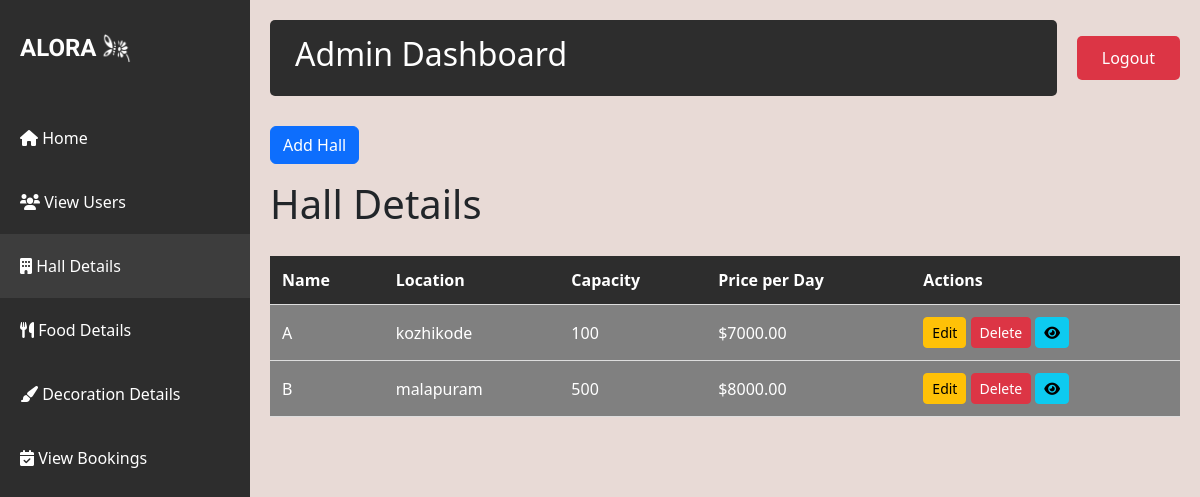
The app's page /hall_details/ (signed in), older data.
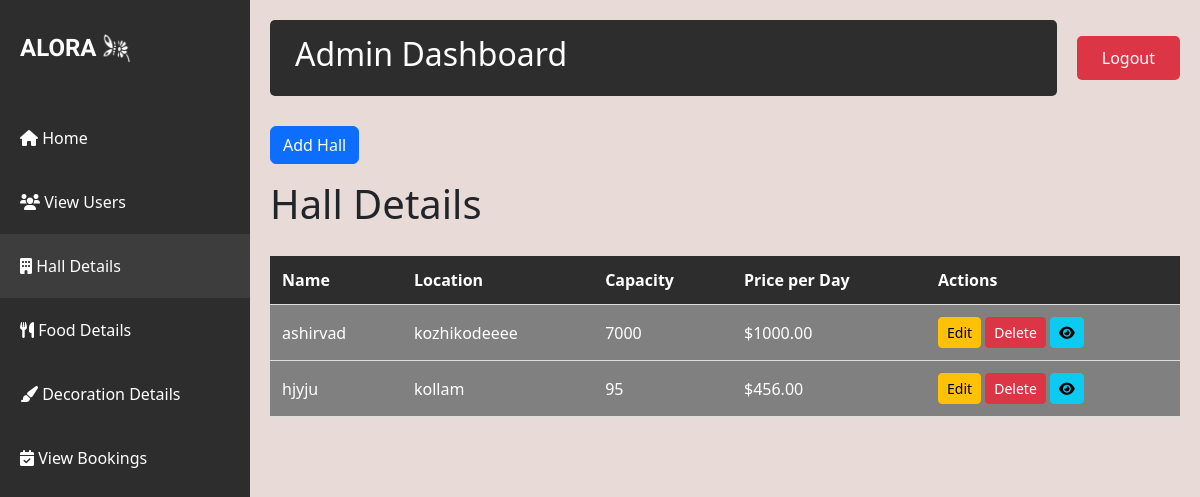
The same page, newer data.
### app/models.py (models this page shows)
class Halls(models.Model):
    name=models.CharField(max_length=100)
    location=models.CharField(max_length=200)
    capacity=models.IntegerField()
    price_per_day=models.DecimalField(max_digits=10,decimal_places=2)
    photo_url=models.ImageField(upload_to='images/')
    description=models.TextField(blank=True,null=True)

### app/views.py (the view)
# urls.py: path('hall_details/',views.hall_details,name='hall_details'),
@login_required(login_url='login')
def hall_details(request):
    halls=Halls.objects.all()
    return render(request,'hall_details.html',{'halls':halls})

### templates/hall_details.html (shortened to what this page needs)
<!DOCTYPE html>
<html lang="en">
<head>
    {% load static %}
    <link href="https://cdn.jsdelivr.net/npm/bootstrap@5.3.0/dist/css/bootstrap.min.css" rel="stylesheet">
    <link rel="stylesheet" href="https://cdnjs.cloudflare.com/ajax/libs/font-awesome/6.0.0-beta3/css/all.min.css">
</head>
<body>
    <div class="sidebar">
        <div class="logo-container">
            <div class="logo">ALORA</div>
            <img src="{% static 'alora_icon.png' %}" alt="Light Bulb" class="logo-image">
        </div>
        <nav class="nav flex-column">
            <a class="nav-link" href="{% url 'admin_dash' %}">
                <i class="fas fa-home"></i> Home
            </a>
            <a class="nav-link" href="{% url 'view_users' %}">
                <i class="fas fa-users"></i> View Users
            </a>
            <a class="nav-link active" href="{% url 'hall_details' %}">
                <i class="fas fa-building"></i> Hall Details
            </a>
            <a class="nav-link" href="{% url 'food_details' %}">
                <i class="fas fa-utensils"></i> Food Details
            </a>
            <a class="nav-link" href="{% url 'decoration_details' %}">
                <i class="fas fa-paint-brush"></i> Decoration Details
            </a>
            <a class="nav-link" href="{% url 'admin_view_booking' %}">
                <i class="fas fa-calendar-check"></i> View Bookings
            </a>
        </nav>
    </div>
    <div class="main-content">
        <div class="top-nav">
            <div class="welcome-section">
                <h2>Admin Dashboard</h2>
            </div>
            <a href="{% url 'logout' %}" class="logout-btn">Logout</a>
        </div>
        <a href="{% url 'add_hall' %}" class="btn btn-primary mb-3">Add Hall</a>
        <h1>Hall Details</h1>
        <div class="table-responsive">
            <table class="hall-table">
                <thead>
                    <tr>
                        <th>Name</th>
                        <th>Location</th>
                        <th>Capacity</th>
                        <th>Price per Day</th>
                        <th>Actions</th>
                    </tr>
                </thead>
                <tbody>
                    {% for hall in halls %}
                    <tr>
                        <td>{{ hall.name }}</td>
                        <td>{{ hall.location }}</td>
                        <td>{{ hall.capacity }}</td>
                        <td>${{ hall.price_per_day }}</td>
                        <td>
                            <a href="{% url 'update_hall' hall.id %}" class="btn btn-warning btn-sm">Edit</a>
                            <a href="#" class="btn btn-danger btn-sm" onclick="openDeleteModal('{{ hall.id }}', '{{ hall.name }}');">
                                Delete
                            </a>
                            <a href="{% url 'view_hall' hall.id %}" class="btn btn-info btn-sm" title="View Hall Details">
                                <i class="fas fa-eye"></i>
                            </a>
                        </td>
                    </tr>
                    {% endfor %}
                </tbody>
            </table>
        </div>
    </div>
</body>
</html>

Row changes from the older to the newer data that the page shows:
removed Halls: name "A", location "kozhikode", capacity "100", price_per_day "7000.00"
removed Halls: name "B", location "malapuram", capacity "500", price_per_day "8000.00"
added Halls: name "ashirvad", location "kozhikodeeee", capacity "7000", price_per_day "1000.00"
added Halls: name "hjyju", location "kollam", capacity "95", price_per_day "456.00"
